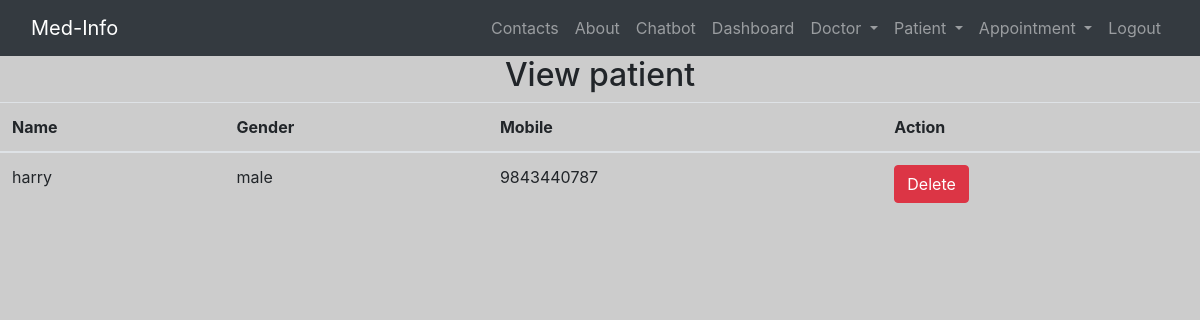
Before: /view_patient/ (signed in) with the older database file.
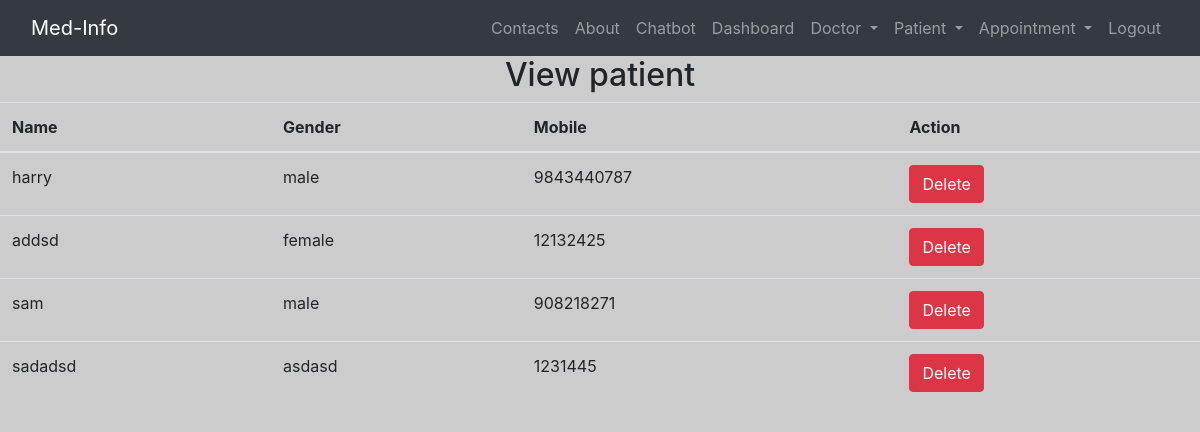
After: the same page with the newer database file.
### hospital/models.py (models this page shows, shortened)
class Patient(models.Model):
    name=models.CharField(max_length=50)
    gender=models.CharField(max_length=50)
    mobile=models.IntegerField(null=True)
    address=models.TextField()

### hospital/views.py (the view)
# urls.py: path('view_patient/',View_patient,name="view_patient"),
def View_patient(request):
    if not request.user.is_staff:
        return redirect('admin_login')
    pat=Patient.objects.all()
    p={'pat':pat}
    return render(request,'view_patient.html',p)

### hospital/templates/view_patient.html (shortened to what this page needs)
{%include 'base.html'%}
{%load static%}
{%include 'navigation.html'%}
<div>
    <h2 class="text-center"> View patient </h2>
    <table id="example" class="table table-hover">
        <thead>
            <tr>
                <th> Name </th>
                <th> Gender </th>
                <th class="text-left"> Mobile </th>
                <th> Action</th>
            </tr>
        </thead>
        <tbody>
            {%for i in pat%}
            <tr>
                <td>{{i.name}}</td>
                <td>{{i.gender}}</td>
                <td class="text-left">{{i.mobile}}</td>
                <td><a href="{%url 'delete_patient' i.id%}" onclick="return confirm('Are you sure?')" class="btn btn-danger">Delete</a> </td>
            </tr>
            {% endfor %}
        </tbody>
    </table>
</div>

Changed rows visible on the page:
added Patient: name "addsd", gender "female", mobile "12132425"
added Patient: name "sam", gender "male", mobile "908218271"
added Patient: name "sadadsd", gender "asdasd", mobile "1231445"
